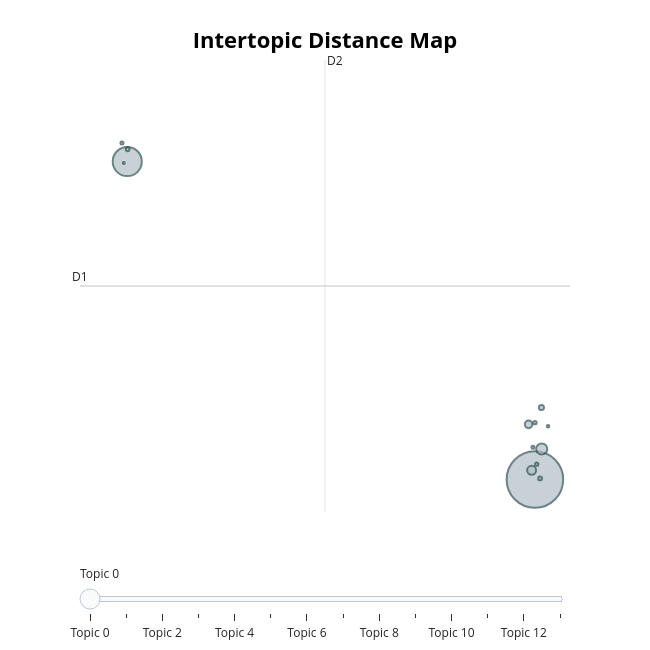
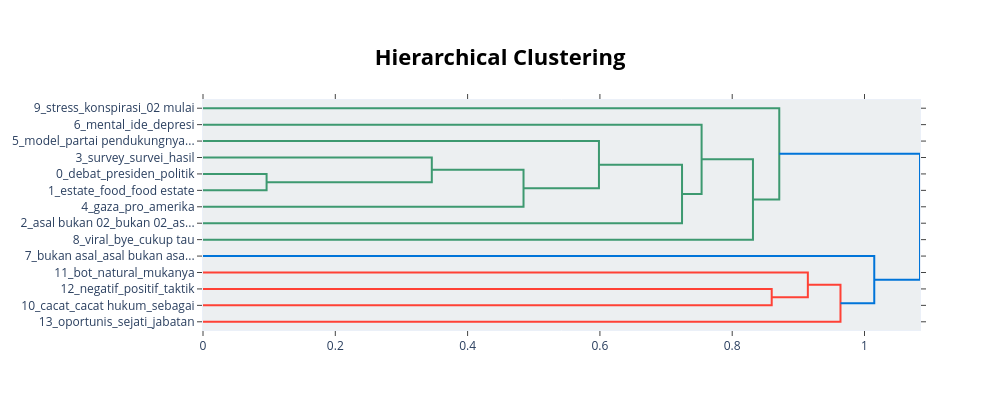
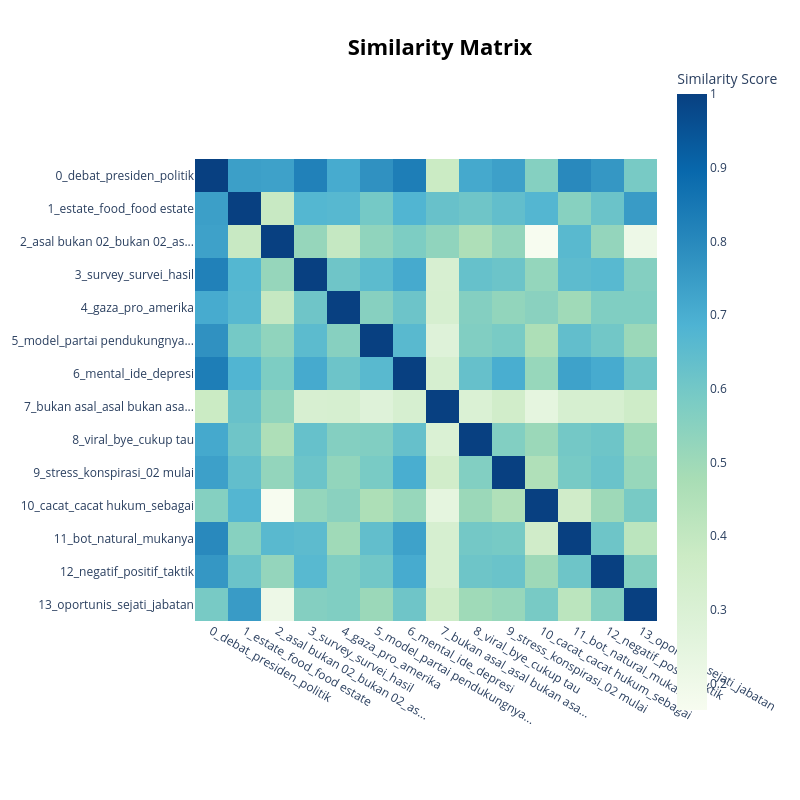

The notebook cell saved with these charts, in order:
### Code cell
df_negative = df_02[df_02['predicted_label'] == 'NEGATIVE']
run_topic_modeling(df_negative, group_name='NEGATIVE')

### Figure 1 — Plotly figure (JSON) as saved in the notebook; plotly's stock layout.template omitted (floating-point values rounded to 4 significant figures)
{"data": [{"customdata": [[0, "debat | presiden | politik | agama | data", 30925], [1, "estate | food | food estate | anis | makan", 8167], [2, "asal bukan 02 | bukan 02 | asal bukan | 02 02 | tenggelamkan", 1187], [3, "survey | survei | hasil | lembaga | tinggi", 777], [4, "gaza | pro | amerika | bela | zionis", 546], [5, "model | partai pendukungnya | kesimpulan | for | beginian", 252], [6, "mental | ide | depresi | kuat | miskin", 141], [7, "bukan asal | asal bukan asal | bukan asal bukan | asal bukan | ndasmu ndasmu", 139], [8, "viral | bye | cukup tau | amerika | terpapar", 109], [9, "stress | konspirasi | 02 mulai | yakin pendukung 02 | petugas partai", 107], [10, "cacat | cacat hukum | sebagai | hukum | pencalonan", 91], [11, "bot | natural | mukanya | ketahuan | emprit", 88], [12, "negatif | positif | taktik | sisi | benar benar", 58], [13, "oportunis | sejati | jabatan | peluang | buktinya", 35]], "hovertemplate": "<b>Topic %{customdata[0]}</b><br>%{customdata[1]}<br>Size: %{customdata[2]}", "legendgroup": "", "marker": {"color": "#B0BEC5", "line": {"color": "DarkSlateGrey", "width": 2}, "size": [30925, 8167, 1187, 777, 546, 252, 141, 139, 109, 107, 91, 88, 58, 35], "sizemode": "area", "sizeref": 19.33, "symbol": "circle"}, "mode": "markers", "name": "", "orientation": "v", "showlegend": false, "type": "scatter", "x": [15.38, -31.74, 16.17, 15.0, 14.65, 16.13, 15.98, -31.7, 15.39, 15.59, -32.35, 15.16, 16.9, -32.14], "xaxis": "x", "y": [7.697, 18.98, 8.78, 8.023, 9.653, 10.25, 7.735, 19.42, 9.714, 8.241, 19.64, 8.839, 9.583, 18.93], "yaxis": "y"}], "layout": {"annotations": [{"showarrow": false, "text": "D1", "x": -37.2, "y": 14.56, "yshift": 10}, {"showarrow": false, "text": "D2", "x": -8.884, "xshift": 10, "y": 22.59}], "height": 650, "hoverlabel": {"bgcolor": "white", "font": {"family": "Rockwell", "size": 16}}, "legend": {"itemsizing": "constant", "tracegroupgap": 0}, "margin": {"t": 60}, "shapes": [{"line": {"color": "#CFD8DC", "width": 2}, "type": "line", "x0": -8.884, "x1": -8.884, "y0": 6.542, "y1": 22.59}, {"line": {"color": "#9E9E9E", "width": 2}, "type": "line", "x0": -37.2, "x1": 19.44, "y0": 14.56, "y1": 14.56}], "sliders": [{"active": 0, "pad": {"t": 50}, "steps": [{"args": [{"marker.color": [["red", "#B0BEC5", "#B0BEC5", "#B0BEC5", "#B0BEC5", "#B0BEC5", "#B0BEC5", "#B0BEC5", "#B0BEC5", "#B0BEC5", "#B0BEC5", "#B0BEC5", "#B0BEC5", "#B0BEC5"]]}], "label": "Topic 0", "method": "update"}, {"args": [{"marker.color": [["#B0BEC5", "red", "#B0BEC5", "#B0BEC5", "#B0BEC5", "#B0BEC5", "#B0BEC5", "#B0BEC5", "#B0BEC5", "#B0BEC5", "#B0BEC5", "#B0BEC5", "#B0BEC5", "#B0BEC5"]]}], "label": "Topic 1", "method": "update"}, {"args": [{"marker.color": [["#B0BEC5", "#B0BEC5", "red", "#B0BEC5", "#B0BEC5", "#B0BEC5", "#B0BEC5", "#B0BEC5", "#B0BEC5", "#B0BEC5", "#B0BEC5", "#B0BEC5", "#B0BEC5", "#B0BEC5"]]}], "label": "Topic 2", "method": "update"}, {"args": [{"marker.color": [["#B0BEC5", "#B0BEC5", "#B0BEC5", "red", "#B0BEC5", "#B0BEC5", "#B0BEC5", "#B0BEC5", "#B0BEC5", "#B0BEC5", "#B0BEC5", "#B0BEC5", "#B0BEC5", "#B0BEC5"]]}], "label": "Topic 3", "method": "update"}, {"args": [{"marker.color": [["#B0BEC5", "#B0BEC5", "#B0BEC5", "#B0BEC5", "red", "#B0BEC5", "#B0BEC5", "#B0BEC5", "#B0BEC5", "#B0BEC5", "#B0BEC5", "#B0BEC5", "#B0BEC5", "#B0BEC5"]]}], "label": "Topic 4", "method": "update"}, {"args": [{"marker.color": [["#B0BEC5", "#B0BEC5", "#B0BEC5", "#B0BEC5", "#B0BEC5", "red", "#B0BEC5", "#B0BEC5", "#B0BEC5", "#B0BEC5", "#B0BEC5", "#B0BEC5", "#B0BEC5", "#B0BEC5"]]}], "label": "Topic 5", "method": "update"}, {"args": [{"marker.color": [["#B0BEC5", "#B0BEC5", "#B0BEC5", "#B0BEC5", "#B0BEC5", "#B0BEC5", "red", "#B0BEC5", "#B0BEC5", "#B0BEC5", "#B0BEC5", "#B0BEC5", "#B0BEC5", "#B0BEC5"]]}], "label": "Topic 6", "method": "update"}, {"args": [{"marker.color": [["#B0BEC5", "#B0BEC5", "#B0BEC5", "#B0BEC5", "#B0BEC5", "#B0BEC5", "#B0BEC5", "red", "#B0BEC5", "#B0BEC5", "#B0BEC5", "#B0BEC5", "#B0BEC5", "#B0BEC5"]]}], "label": "Topic 7", "method": "update"}, {"args": [{"marker.color": [["#B0BEC5", "#B0BEC5", "#B0BEC5", "#B0BEC5", "#B0BEC5", "#B0BEC5", "#B0BEC5", "#B0BEC5", "red", "#B0BEC5", "#B0BEC5", "#B0BEC5", "#B0BEC5", "#B0BEC5"]]}], "label": "Topic 8", "method": "update"}, {"args": [{"marker.color": [["#B0BEC5", "#B0BEC5", "#B0BEC5", "#B0BEC5", "#B0BEC5", "#B0BEC5", "#B0BEC5", "#B0BEC5", "#B0BEC5", "red", "#B0BEC5", "#B0BEC5", "#B0BEC5", "#B0BEC5"]]}], "label": "Topic 9", "method": "update"}, {"args": [{"marker.color": [["#B0BEC5", "#B0BEC5", "#B0BEC5", "#B0BEC5", "#B0BEC5", "#B0BEC5", "#B0BEC5", "#B0BEC5", "#B0BEC5", "#B0BEC5", "red", "#B0BEC5", "#B0BEC5", "#B0BEC5"]]}], "label": "Topic 10", "method": "update"}, {"args": [{"marker.color": [["#B0BEC5", "#B0BEC5", "#B0BEC5", "#B0BEC5", "#B0BEC5", "#B0BEC5", "#B0BEC5", "#B0BEC5", "#B0BEC5", "#B0BEC5", "#B0BEC5", "red", "#B0BEC5", "#B0BEC5"]]}], "label": "Topic 11", "method": "update"}, {"args": [{"marker.color": [["#B0BEC5", "#B0BEC5", "#B0BEC5", "#B0BEC5", "#B0BEC5", "#B0BEC5", "#B0BEC5", "#B0BEC5", "#B0BEC5", "#B0BEC5", "#B0BEC5", "#B0BEC5", "red", "#B0BEC5"]]}], "label": "Topic 12", "method": "update"}, {"args": [{"marker.color": [["#B0BEC5", "#B0BEC5", "#B0BEC5", "#B0BEC5", "#B0BEC5", "#B0BEC5", "#B0BEC5", "#B0BEC5", "#B0BEC5", "#B0BEC5", "#B0BEC5", "#B0BEC5", "#B0BEC5", "red"]]}], "label": "Topic 13", "method": "update"}]}], "title": {"font": {"color": "Black", "size": 22}, "text": "<b>Intertopic Distance Map</b>", "x": 0.5, "xanchor": "center", "y": 0.95, "yanchor": "top"}, "width": 650, "xaxis": {"anchor": "y", "domain": [0, 1], "range": [-37.2, 19.44], "title": {"text": ""}, "visible": false}, "yaxis": {"anchor": "x", "domain": [0, 1], "range": [6.542, 22.59], "title": {"text": ""}, "visible": false}}}

### Figure 2 — Plotly figure (JSON) as saved in the notebook; plotly's stock layout.template omitted (floating-point values rounded to 4 significant figures)
{"data": [{"hoverinfo": "text", "marker": {"color": "rgb(61,153,112)"}, "mode": "lines", "type": "scatter", "x": [0.0, 0.09613, 0.09613, 0.0], "xaxis": "x", "y": [-45.0, -45.0, -55.0, -55.0], "yaxis": "y"}, {"hoverinfo": "text", "marker": {"color": "rgb(61,153,112)"}, "mode": "lines", "type": "scatter", "x": [0.0, 0.3459, 0.3459, 0.09613], "xaxis": "x", "y": [-35.0, -35.0, -50.0, -50.0], "yaxis": "y"}, {"hoverinfo": "text", "marker": {"color": "rgb(61,153,112)"}, "mode": "lines", "type": "scatter", "x": [0.3459, 0.4845, 0.4845, 0.0], "xaxis": "x", "y": [-42.5, -42.5, -65.0, -65.0], "yaxis": "y"}, {"hoverinfo": "text", "marker": {"color": "rgb(61,153,112)"}, "mode": "lines", "type": "scatter", "x": [0.0, 0.5986, 0.5986, 0.4845], "xaxis": "x", "y": [-25.0, -25.0, -53.75, -53.75], "yaxis": "y"}, {"hoverinfo": "text", "marker": {"color": "rgb(61,153,112)"}, "mode": "lines", "type": "scatter", "x": [0.5986, 0.7242, 0.7242, 0.0], "xaxis": "x", "y": [-39.38, -39.38, -75.0, -75.0], "yaxis": "y"}, {"hoverinfo": "text", "marker": {"color": "rgb(61,153,112)"}, "mode": "lines", "type": "scatter", "x": [0.0, 0.7537, 0.7537, 0.7242], "xaxis": "x", "y": [-15.0, -15.0, -57.19, -57.19], "yaxis": "y"}, {"hoverinfo": "text", "marker": {"color": "rgb(61,153,112)"}, "mode": "lines", "type": "scatter", "x": [0.7537, 0.8314, 0.8314, 0.0], "xaxis": "x", "y": [-36.09, -36.09, -85.0, -85.0], "yaxis": "y"}, {"hoverinfo": "text", "marker": {"color": "rgb(61,153,112)"}, "mode": "lines", "type": "scatter", "x": [0.0, 0.8711, 0.8711, 0.8314], "xaxis": "x", "y": [-5.0, -5.0, -60.55, -60.55], "yaxis": "y"}, {"hoverinfo": "text", "marker": {"color": "rgb(255,65,54)"}, "mode": "lines", "type": "scatter", "x": [0.0, 0.8597, 0.8597, 0.0], "xaxis": "x", "y": [-115.0, -115.0, -125.0, -125.0], "yaxis": "y"}, {"hoverinfo": "text", "marker": {"color": "rgb(255,65,54)"}, "mode": "lines", "type": "scatter", "x": [0.0, 0.9143, 0.9143, 0.8597], "xaxis": "x", "y": [-105.0, -105.0, -120.0, -120.0], "yaxis": "y"}, {"hoverinfo": "text", "marker": {"color": "rgb(255,65,54)"}, "mode": "lines", "type": "scatter", "x": [0.9143, 0.9637, 0.9637, 0.0], "xaxis": "x", "y": [-112.5, -112.5, -135.0, -135.0], "yaxis": "y"}, {"hoverinfo": "text", "marker": {"color": "rgb(0,116,217)"}, "mode": "lines", "type": "scatter", "x": [0.0, 1.015, 1.015, 0.9637], "xaxis": "x", "y": [-95.0, -95.0, -123.8, -123.8], "yaxis": "y"}, {"hoverinfo": "text", "marker": {"color": "rgb(0,116,217)"}, "mode": "lines", "type": "scatter", "x": [0.8711, 1.084, 1.084, 1.015], "xaxis": "x", "y": [-32.77, -32.77, -109.4, -109.4], "yaxis": "y"}], "layout": {"autosize": false, "height": 410, "hoverlabel": {"bgcolor": "white", "font": {"family": "Rockwell", "size": 16}}, "hovermode": "closest", "plot_bgcolor": "#ECEFF1", "showlegend": false, "title": {"font": {"color": "Black", "size": 22}, "text": "<b>Hierarchical Clustering</b>", "x": 0.5, "xanchor": "center", "yanchor": "top"}, "width": 1000, "xaxis": {"mirror": "allticks", "rangemode": "tozero", "showgrid": false, "showline": true, "showticklabels": true, "ticks": "outside", "type": "linear", "zeroline": false}, "yaxis": {"mirror": "allticks", "range": [-140, 0], "rangemode": "tozero", "showgrid": false, "showline": true, "showticklabels": true, "tickmode": "array", "ticks": "outside", "ticktext": ["9_stress_konspirasi_02 mulai", "6_mental_ide_depresi", "5_model_partai pendukungnya...", "3_survey_survei_hasil", "0_debat_presiden_politik", "1_estate_food_food estate", "4_gaza_pro_amerika", "2_asal bukan 02_bukan 02_as...", "8_viral_bye_cukup tau", "7_bukan asal_asal bukan asa...", "11_bot_natural_mukanya", "12_negatif_positif_taktik", "10_cacat_cacat hukum_sebagai", "13_oportunis_sejati_jabatan"], "tickvals": [-5, -15, -25, -35, -45, -55, -65, -75, -85, -95, -105, -115, -125, -135], "type": "linear", "zeroline": false}}}

### Figure 3 — Plotly figure (JSON) as saved in the notebook; plotly's stock layout.template omitted (floating-point values rounded to 4 significant figures; data arrays with more than 128 entries replaced by an {"elided": "..."} marker saying what was removed)
{"data": [{"coloraxis": "coloraxis", "hovertemplate": "x: %{x}<br>y: %{y}<br>Similarity Score: %{z}<extra></extra>", "name": "0", "type": "heatmap", "x": ["0_debat_presiden_politik", "1_estate_food_food estate", "2_asal bukan 02_bukan 02_as...", "3_survey_survei_hasil", "4_gaza_pro_amerika", "5_model_partai pendukungnya...", "6_mental_ide_depresi", "7_bukan asal_asal bukan asa...", "8_viral_bye_cukup tau", "9_stress_konspirasi_02 mulai", "10_cacat_cacat hukum_sebagai", "11_bot_natural_mukanya", "12_negatif_positif_taktik", "13_oportunis_sejati_jabatan"], "xaxis": "x", "y": ["0_debat_presiden_politik", "1_estate_food_food estate", "2_asal bukan 02_bukan 02_as...", "3_survey_survei_hasil", "4_gaza_pro_amerika", "5_model_partai pendukungnya...", "6_mental_ide_depresi", "7_bukan asal_asal bukan asa...", "8_viral_bye_cukup tau", "9_stress_konspirasi_02 mulai", "10_cacat_cacat hukum_sebagai", "11_bot_natural_mukanya", "12_negatif_positif_taktik", "13_oportunis_sejati_jabatan"], "yaxis": "y", "z": {"elided": "14x14 float values"}}], "layout": {"coloraxis": {"colorbar": {"title": {"text": "Similarity Score"}}, "colorscale": [[0, "rgb(247,252,240)"], [0.125, "rgb(224,243,219)"], [0.25, "rgb(204,235,197)"], [0.375, "rgb(168,221,181)"], [0.5, "rgb(123,204,196)"], [0.625, "rgb(78,179,211)"], [0.75, "rgb(43,140,190)"], [0.875, "rgb(8,104,172)"], [1, "rgb(8,64,129)"]]}, "height": 800, "hoverlabel": {"bgcolor": "white", "font": {"family": "Rockwell", "size": 16}}, "legend": {"title": {"text": "Trend"}}, "margin": {"t": 60}, "showlegend": true, "title": {"font": {"color": "Black", "size": 22}, "text": "<b>Similarity Matrix</b>", "x": 0.55, "xanchor": "center", "y": 0.95, "yanchor": "top"}, "width": 800, "xaxis": {"anchor": "y", "constrain": "domain", "domain": [0, 1], "scaleanchor": "y"}, "yaxis": {"anchor": "x", "autorange": "reversed", "constrain": "domain", "domain": [0, 1]}}}
